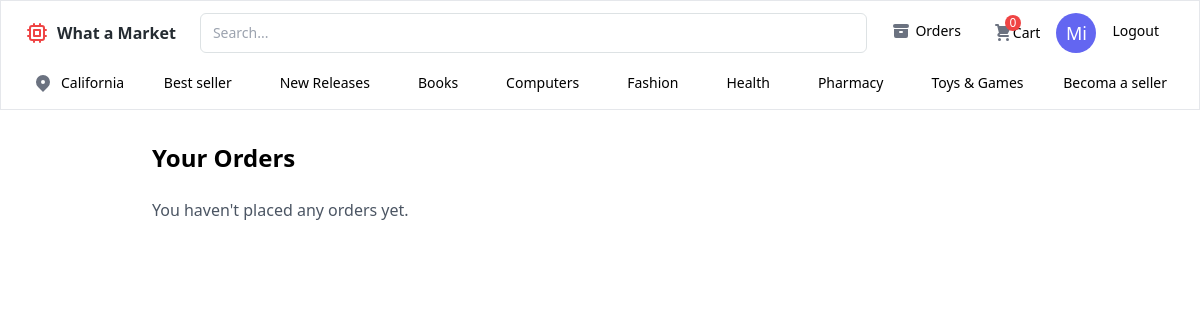
The page /orders (signed in) on the database as committed earlier.
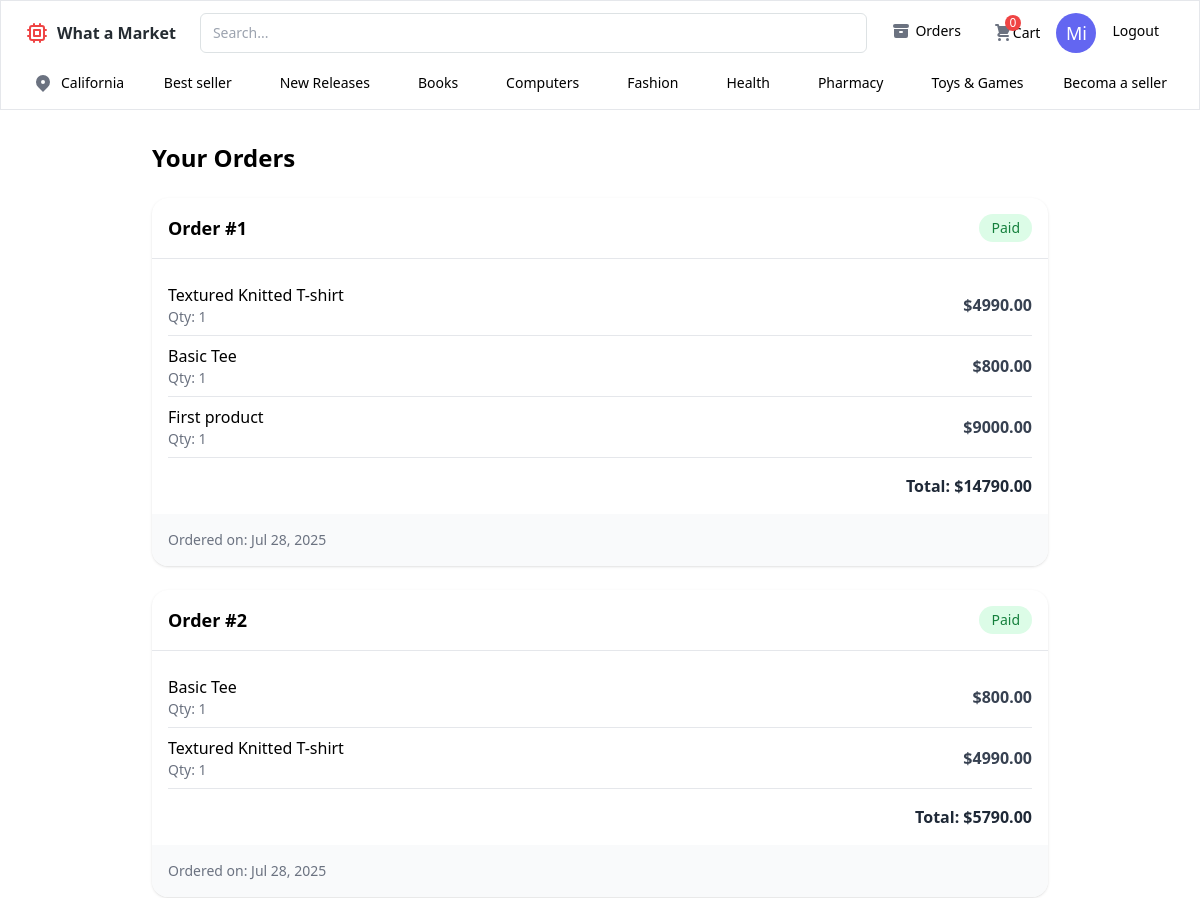
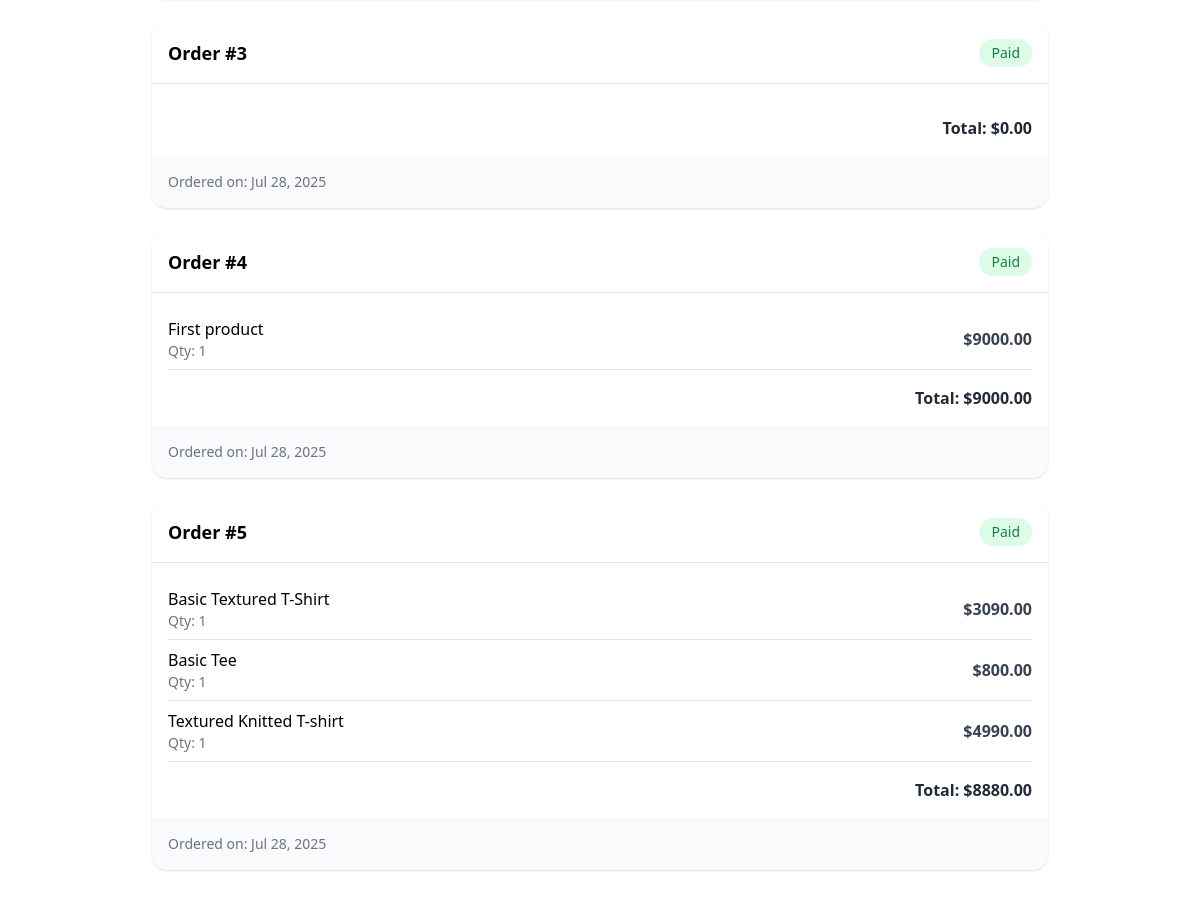
The same page on the database as committed later (2 pictures, top to bottom).
### app/models.py (models this page shows)
class Order(db.Model):
    __tablename__ = "orders"
    id = db.Column(db.Integer , primary_key=True)
    created_at = db.Column(db.DateTime , default=datetime.utcnow)
    user_id = db.Column(db.Integer , db.ForeignKey('users.id'))
    status = db.Column(db.String(150), default="Pending")
    items = db.relationship('OrderItem', backref="order", lazy=True)
    payment = db.relationship("Payment", backref='order', lazy=True,uselist=False)

class OrderItem(db.Model):
    __tablename__ = "order_items"
    id = db.Column(db.Integer , primary_key=True)
    order_id = db.Column(db.Integer , db.ForeignKey('orders.id'))
    product_id = db.Column(db.Integer , db.ForeignKey('products.id'))
    quantity = db.Column(db.Integer , default=1)
    product = db.relationship('Product')

class Product(db.Model):
    __tablename__ = "products"
    id  = db.Column(db.Integer , primary_key=True)
    name = db.Column(db.String(150), nullable=False)
    description = db.Column(db.Text , nullable=False)
    price = db.Column(db.Float , nullable=False)
    stock = db.Column(db.Integer , default=0)
    image = db.Column(db.String(256))

### app/__init__.py (the view)
     @app.route("/orders")
     @login_required
     def orders():
          orders = (
               Order.query
               .options(
                    selectinload(Order.items).selectinload(OrderItem.product)
               )
               .filter_by(user_id=current_user.id)
               .all()
          )
          for order in orders:
               order.total_amount = sum(
                    item.product.price * item.quantity for item in order.items
               )
          return render_template("order.html", current_user=current_user, orders=orders)

### templates/order.html (shortened to what this page needs)
{% extends "base.html" %}
{% block content %}
{% include "nav.html" %}
<div class="max-w-4xl mx-auto py-8">
    <h2 class="text-2xl font-bold mb-6">Your Orders</h2>
    {% for order in orders %}
      <div class="bg-white shadow rounded-2xl mb-6">
        <div class="p-4 border-b flex justify-between items-center">
          <div class="text-lg font-semibold">Order #{{ order.id }}</div>
          <span class="text-sm px-3 py-1 bg-green-100 text-green-700 rounded-full">{{ order.status }}</span>
        </div>
        <div class="p-4">
          {% for item in order.items %}
            <div class="flex justify-between items-center py-2 border-b last:border-none">
              <div>
                <div class="font-medium">{{ item.product.name }}</div>
                <div class="text-sm text-gray-500">Qty: {{ item.quantity }}</div>
              </div>
              <div class="font-semibold text-gray-700">${{ "%.2f"|format(item.product.price * item.quantity) }}</div>
            </div>
          {% endfor %}
          <div class="text-right mt-4 text-gray-800">
            <span class="font-semibold">Total: ${{ "%.2f"|format(order.total_amount) }}</span>
          </div>
        </div>
        <div class="bg-gray-50 text-sm text-gray-500 p-4 rounded-b-2xl">
          Ordered on: {{ order.created_at.strftime('%b %d, %Y') }}
        </div>
      </div>
    {% else %}
      <p class="text-gray-600">You haven't placed any orders yet.</p>
    {% endfor %}
  </div>
{% endblock %}

Rows that differ between the two databases and show on the page:
added Order: id "1", status "Paid", total_amount "14790.00", created_at "Jul 28, 2025"
added OrderItem: product.name "Textured Knitted T-shirt", quantity "1"
now on this page (row unchanged): Product: item.product.price*item.quantity "4990.00"
added OrderItem: product.name "Basic Tee", quantity "1"
now on this page (row unchanged): Product: item.product.price*item.quantity "800.00"
added OrderItem: product.name "First product", quantity "1"
now on this page (row unchanged): Product: item.product.price*item.quantity "9000.00"
added Order: id "2", status "Paid", total_amount "5790.00", created_at "Jul 28, 2025"
added OrderItem: product.name "Basic Tee", quantity "1", shown under "2"
added OrderItem: product.name "Textured Knitted T-shirt", quantity "1", shown under "2"
added Order: id "3", status "Paid", total_amount "0.00", created_at "Jul 28, 2025"
added Order: id "4", status "Paid", total_amount "9000.00", created_at "Jul 28, 2025"
added OrderItem: product.name "First product", quantity "1", shown under "4"
added Order: id "5", status "Paid", total_amount "8880.00", created_at "Jul 28, 2025"
added OrderItem: product.name "Basic Textured T-Shirt", quantity "1", shown under "5"
added Product: item.product.price*item.quantity "3090.00"
added OrderItem: product.name "Basic Tee", quantity "1", shown under "5"
added OrderItem: product.name "Textured Knitted T-shirt", quantity "1", shown under "5"
Other text that changed with them:
text no longer shown: "You haven't placed any orders yet."
